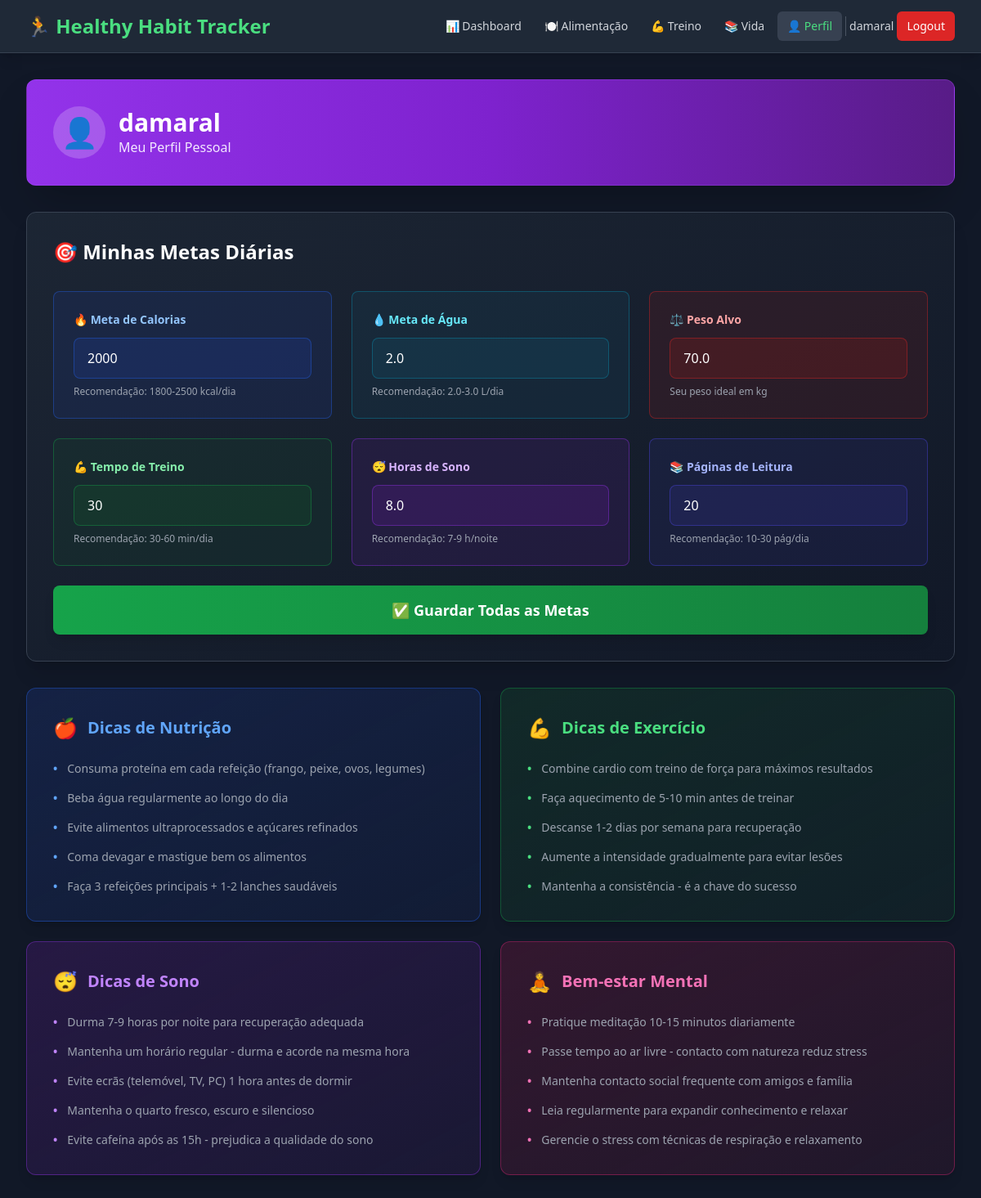
The app's page /perfil (signed in) with its own data.
### models.py (models this page shows)
class User(db.Model, UserMixin):
    id = db.Column(db.Integer, primary_key=True)
    username = db.Column(db.String(80), unique=True, nullable=False)
    password_hash = db.Column(db.String(128), nullable=False)
    goal_calories = db.Column(db.Integer, default=2000)
    goal_water = db.Column(db.Float, default=2.0)
    goal_weight = db.Column(db.Float, default=70.0)
    goal_workout_time = db.Column(db.Integer, default=30) # minutos por dia
    goal_workout_days = db.Column(db.Integer, default=3) # dias por semana
    goal_sleep_hours = db.Column(db.Float, default=8.0) # horas por noite
    goal_reading_pages = db.Column(db.Integer, default=20) # páginas por dia
    logs = db.relationship('DailyLog', backref='user', lazy=True)
    training_plans = db.relationship('TrainingPlan', backref='user', lazy=True)

### app.py (the view, shortened to what this page needs)
@app.route('/perfil', methods=['GET', 'POST'])
@login_required
def perfil():
    return render_template('perfil.html')

### app.py (called while the page is built)
@login_manager.user_loader
def load_user(user_id):
    return User.query.get(int(user_id))

### templates/perfil.html (shortened to what this page needs)
{% extends "base.html" %}
{% block content %}
<div class="space-y-8">
    <div class="bg-gradient-to-r from-purple-600 via-purple-700 to-purple-900 p-8 rounded-xl shadow-2xl border border-purple-500/30">
        <div class="flex items-center space-x-4">
            <div class="w-16 h-16 bg-white/20 rounded-full flex items-center justify-center text-4xl">👤</div>
            <div>
                <h2 class="text-3xl font-bold text-white">{{ current_user.username }}</h2>
                <p class="text-purple-100">Meu Perfil Pessoal</p>
            </div>
        </div>
    </div>
    <div class="bg-gradient-to-br from-gray-800/80 to-gray-900/50 border border-gray-700 p-8 rounded-xl shadow-xl">
        <h3 class="text-2xl font-bold text-white mb-8">🎯 Minhas Metas Diárias</h3>
        <form method="POST" class="space-y-6">
            <div class="grid grid-cols-1 md:grid-cols-2 lg:grid-cols-3 gap-6">
                <div class="bg-blue-900/20 p-6 rounded-lg border border-blue-600/40 hover:border-blue-600/60 transition">
                    <label for="goal_calories" class="block text-sm font-semibold text-blue-300 mb-3">🔥 Meta de Calorias</label>
                    <input type="number" id="goal_calories" name="goal_calories" value="{{ current_user.goal_calories }}" required class="w-full px-4 py-3 bg-blue-900/30 border border-blue-600/40 rounded-lg text-white focus:outline-none focus:ring-2 focus:ring-blue-500" placeholder="ex: 2000">
                    <p class="text-xs text-gray-400 mt-2">Recomendação: 1800-2500 kcal/dia</p>
                </div>
                <div class="bg-cyan-900/20 p-6 rounded-lg border border-cyan-600/40 hover:border-cyan-600/60 transition">
                    <label for="goal_water" class="block text-sm font-semibold text-cyan-300 mb-3">💧 Meta de Água</label>
                    <input type="number" id="goal_water" name="goal_water" step="0.1" value="{{ current_user.goal_water }}" required class="w-full px-4 py-3 bg-cyan-900/30 border border-cyan-600/40 rounded-lg text-white focus:outline-none focus:ring-2 focus:ring-cyan-500" placeholder="ex: 2.0">
                    <p class="text-xs text-gray-400 mt-2">Recomendação: 2.0-3.0 L/dia</p>
                </div>
                <div class="bg-red-900/20 p-6 rounded-lg border border-red-600/40 hover:border-red-600/60 transition">
                    <label for="goal_weight" class="block text-sm font-semibold text-red-300 mb-3">⚖️ Peso Alvo</label>
                    <input type="number" id="goal_weight" name="goal_weight" step="0.1" value="{{ current_user.goal_weight }}" required class="w-full px-4 py-3 bg-red-900/30 border border-red-600/40 rounded-lg text-white focus:outline-none focus:ring-2 focus:ring-red-500" placeholder="ex: 70.0">
                    <p class="text-xs text-gray-400 mt-2">Seu peso ideal em kg</p>
                </div>
                <div class="bg-green-900/20 p-6 rounded-lg border border-green-600/40 hover:border-green-600/60 transition">
                    <label for="goal_workout_time" class="block text-sm font-semibold text-green-300 mb-3">💪 Tempo de Treino</label>
                    <input type="number" id="goal_workout_time" name="goal_workout_time" value="{{ current_user.goal_workout_time }}" required class="w-full px-4 py-3 bg-green-900/30 border border-green-600/40 rounded-lg text-white focus:outline-none focus:ring-2 focus:ring-green-500" placeholder="ex: 30">
                    <p class="text-xs text-gray-400 mt-2">Recomendação: 30-60 min/dia</p>
                </div>
                <div class="bg-purple-900/20 p-6 rounded-lg border border-purple-600/40 hover:border-purple-600/60 transition">
                    <label for="goal_sleep_hours" class="block text-sm font-semibold text-purple-300 mb-3">😴 Horas de Sono</label>
                    <input type="number" id="goal_sleep_hours" name="goal_sleep_hours" step="0.1" value="{{ current_user.goal_sleep_hours }}" required class="w-full px-4 py-3 bg-purple-900/30 border border-purple-600/40 rounded-lg text-white focus:outline-none focus:ring-2 focus:ring-purple-500" placeholder="ex: 8.0">
                    <p class="text-xs text-gray-400 mt-2">Recomendação: 7-9 h/noite</p>
                </div>
                <div class="bg-indigo-900/20 p-6 rounded-lg border border-indigo-600/40 hover:border-indigo-600/60 transition">
                    <label for="goal_reading_pages" class="block text-sm font-semibold text-indigo-300 mb-3">📚 Páginas de Leitura</label>
                    <input type="number" id="goal_reading_pages" name="goal_reading_pages" value="{{ current_user.goal_reading_pages }}" required class="w-full px-4 py-3 bg-indigo-900/30 border border-indigo-600/40 rounded-lg text-white focus:outline-none focus:ring-2 focus:ring-indigo-500" placeholder="ex: 20">
                    <p class="text-xs text-gray-400 mt-2">Recomendação: 10-30 pág/dia</p>
                </div>
            </div>
            <button type="submit" class="w-full bg-gradient-to-r from-green-600 to-green-700 hover:from-green-700 hover:to-green-800 text-white font-semibold py-4 px-8 rounded-lg transition-all transform hover:scale-105 shadow-lg text-lg">
                ✅ Guardar Todas as Metas
            </button>
        </form>
    </div>
    <div class="grid grid-cols-1 md:grid-cols-2 gap-6">
        <div class="bg-gradient-to-br from-blue-900/30 to-blue-800/10 p-8 rounded-xl shadow-lg border border-blue-600/40 hover:from-blue-900/40 hover:to-blue-800/20 transition">
            <h4 class="text-xl font-bold text-blue-400 mb-6 flex items-center">
                <span class="text-2xl mr-3">🍎</span> Dicas de Nutrição
            </h4>
            <ul class="space-y-4 text-gray-400 text-sm">
                <li class="flex items-start">
                    <span class="text-blue-400 mr-3 font-bold">•</span>
                    <span>Consuma proteína em cada refeição (frango, peixe, ovos, legumes)</span>
                </li>
                <li class="flex items-start">
                    <span class="text-blue-400 mr-3 font-bold">•</span>
                    <span>Beba água regularmente ao longo do dia</span>
                </li>
                <li class="flex items-start">
                    <span class="text-blue-400 mr-3 font-bold">•</span>
                    <span>Evite alimentos ultraprocessados e açúcares refinados</span>
                </li>
                <li class="flex items-start">
                    <span class="text-blue-400 mr-3 font-bold">•</span>
                    <span>Coma devagar e mastigue bem os alimentos</span>
                </li>
                <li class="flex items-start">
                    <span class="text-blue-400 mr-3 font-bold">•</span>
                    <span>Faça 3 refeições principais + 1-2 lanches saudáveis</span>
                </li>
            </ul>
        </div>
        <div class="bg-gradient-to-br from-green-900/30 to-green-800/10 p-8 rounded-xl shadow-lg border border-green-600/40 hover:from-green-900/40 hover:to-green-800/20 transition">
            <h4 class="text-xl font-bold text-green-400 mb-6 flex items-center">
                <span class="text-2xl mr-3">💪</span> Dicas de Exercício
            </h4>
            <ul class="space-y-4 text-gray-400 text-sm">
                <li class="flex items-start">
                    <span class="text-green-400 mr-3 font-bold">•</span>
                    <span>Combine cardio com treino de força para máximos resultados</span>
                </li>
                <li class="flex items-start">
                    <span class="text-green-400 mr-3 font-bold">•</span>
                    <span>Faça aquecimento de 5-10 min antes de treinar</span>
                </li>
                <li class="flex items-start">
                    <span class="text-green-400 mr-3 font-bold">•</span>
                    <span>Descanse 1-2 dias por semana para recuperação</span>
                </li>
                <li class="flex items-start">
                    <span class="text-green-400 mr-3 font-bold">•</span>
                    <span>Aumente a intensidade gradualmente para evitar lesões</span>
                </li>
                <li class="flex items-start">
                    <span class="text-green-400 mr-3 font-bold">•</span>
                    <span>Mantenha a consistência - é a chave do sucesso</span>
                </li>
            </ul>
        </div>
        <div class="bg-gradient-to-br from-purple-900/30 to-purple-800/10 p-8 rounded-xl shadow-lg border border-purple-600/40 hover:from-purple-900/40 hover:to-purple-800/20 transition">
            <h4 class="text-xl font-bold text-purple-400 mb-6 flex items-center">
                <span class="text-2xl mr-3">😴</span> Dicas de Sono
            </h4>
            <ul class="space-y-4 text-gray-400 text-sm">
                <li class="flex items-start">
                    <span class="text-purple-400 mr-3 font-bold">•</span>
                    <span>Durma 7-9 horas por noite para recuperação adequada</span>
                </li>
                <li class="flex items-start">
                    <span class="text-purple-400 mr-3 font-bold">•</span>
                    <span>Mantenha um horário regular - durma e acorde na mesma hora</span>
                </li>
                <li class="flex items-start">
                    <span class="text-purple-400 mr-3 font-bold">•</span>
                    <span>Evite ecrãs (telemóvel, TV, PC) 1 hora antes de dormir</span>
                </li>
                <li class="flex items-start">
                    <span class="text-purple-400 mr-3 font-bold">•</span>
                    <span>Mantenha o quarto fresco, escuro e silencioso</span>
                </li>
                <li class="flex items-start">
                    <span class="text-purple-400 mr-3 font-bold">•</span>
                    <span>Evite cafeína após as 15h - prejudica a qualidade do sono</span>
                </li>
            </ul>
        </div>
        <div class="bg-gradient-to-br from-pink-900/30 to-pink-800/10 p-8 rounded-xl shadow-lg border border-pink-600/40 hover:from-pink-900/40 hover:to-pink-800/20 transition">
            <h4 class="text-xl font-bold text-pink-400 mb-6 flex items-center">
                <span class="text-2xl mr-3">🧘</span> Bem-estar Mental
            </h4>
            <ul class="space-y-4 text-gray-400 text-sm">
                <li class="flex items-start">
                    <span class="text-pink-400 mr-3 font-bold">•</span>
                    <span>Pratique meditação 10-15 minutos diariamente</span>
                </li>
                <li class="flex items-start">
                    <span class="text-pink-400 mr-3 font-bold">•</span>
                    <span>Passe tempo ao ar livre - contacto com natureza reduz stress</span>
                </li>
                <li class="flex items-start">
                    <span class="text-pink-400 mr-3 font-bold">•</span>
                    <span>Mantenha contacto social frequente com amigos e família</span>
                </li>
                <li class="flex items-start">
                    <span class="text-pink-400 mr-3 font-bold">•</span>
                    <span>Leia regularmente para expandir conhecimento e relaxar</span>
                </li>
                <li class="flex items-start">
                    <span class="text-pink-400 mr-3 font-bold">•</span>
                    <span>Gerencie o stress com técnicas de respiração e relaxamento</span>
                </li>
            </ul>
        </div>
    </div>
</div>
{% endblock %}

### templates/base.html (shortened to what this page needs)
<!DOCTYPE html>
<html lang="pt">
<head>
    <script src="https://cdn.tailwindcss.com"></script>
</head>
<body class="bg-gray-900 text-gray-100">
    <nav class="bg-gray-800 border-b border-gray-700 shadow-lg">
        <div class="max-w-7xl mx-auto px-4 sm:px-6 lg:px-8">
            <div class="flex justify-between h-16">
                <div class="flex items-center">
                    <h1 class="text-xl sm:text-2xl font-bold text-green-400">🏃 Healthy Habit Tracker</h1>
                </div>
                {% if current_user.is_authenticated %}
                <div class="hidden md:flex items-center space-x-1">
                    <a href="{{ url_for('dashboard') }}" class="{% if request.endpoint == 'dashboard' %}bg-gray-700 text-green-400{% else %}text-gray-300 hover:bg-gray-700 hover:text-white{% endif %} px-3 py-2 rounded-md text-sm font-medium transition-colors">📊 Dashboard</a>
                    <a href="{{ url_for('alimentacao') }}" class="{% if request.endpoint == 'alimentacao' %}bg-gray-700 text-green-400{% else %}text-gray-300 hover:bg-gray-700 hover:text-white{% endif %} px-3 py-2 rounded-md text-sm font-medium transition-colors">🍽️ Alimentação</a>
                    <a href="{{ url_for('treino') }}" class="{% if request.endpoint == 'treino' %}bg-gray-700 text-green-400{% else %}text-gray-300 hover:bg-gray-700 hover:text-white{% endif %} px-3 py-2 rounded-md text-sm font-medium transition-colors">💪 Treino</a>
                    <a href="{{ url_for('vida') }}" class="{% if request.endpoint == 'vida' %}bg-gray-700 text-green-400{% else %}text-gray-300 hover:bg-gray-700 hover:text-white{% endif %} px-3 py-2 rounded-md text-sm font-medium transition-colors">📚 Vida</a>
                    <a href="{{ url_for('perfil') }}" class="{% if request.endpoint == 'perfil' %}bg-gray-700 text-green-400{% else %}text-gray-300 hover:bg-gray-700 hover:text-white{% endif %} px-3 py-2 rounded-md text-sm font-medium transition-colors">👤 Perfil</a>
                    <span class="text-gray-300 text-sm mr-4">{{ current_user.username }}</span>
                    <a href="{{ url_for('logout') }}" class="bg-red-600 hover:bg-red-700 text-white px-3 py-2 rounded-md text-sm font-medium transition-colors">Logout</a>
                </div>
                {% endif %}
            </div>
        </div>
    </nav>
    <div class="max-w-7xl mx-auto px-4 sm:px-6 lg:px-8 py-8">
        {% block content %}{% endblock %}
    </div>
</body>
</html>

### records on screen
User: username "damaral", goal_calories "2000", goal_water "2.0", goal_weight "70.0", goal_workout_time "30", goal_sleep_hours "8.0", goal_reading_pages "20"
